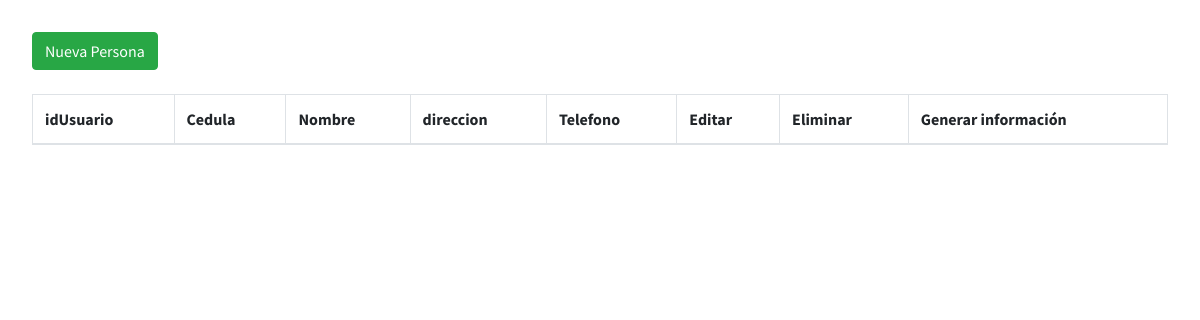
Page /registroUsuario/index.php on the earlier database version.
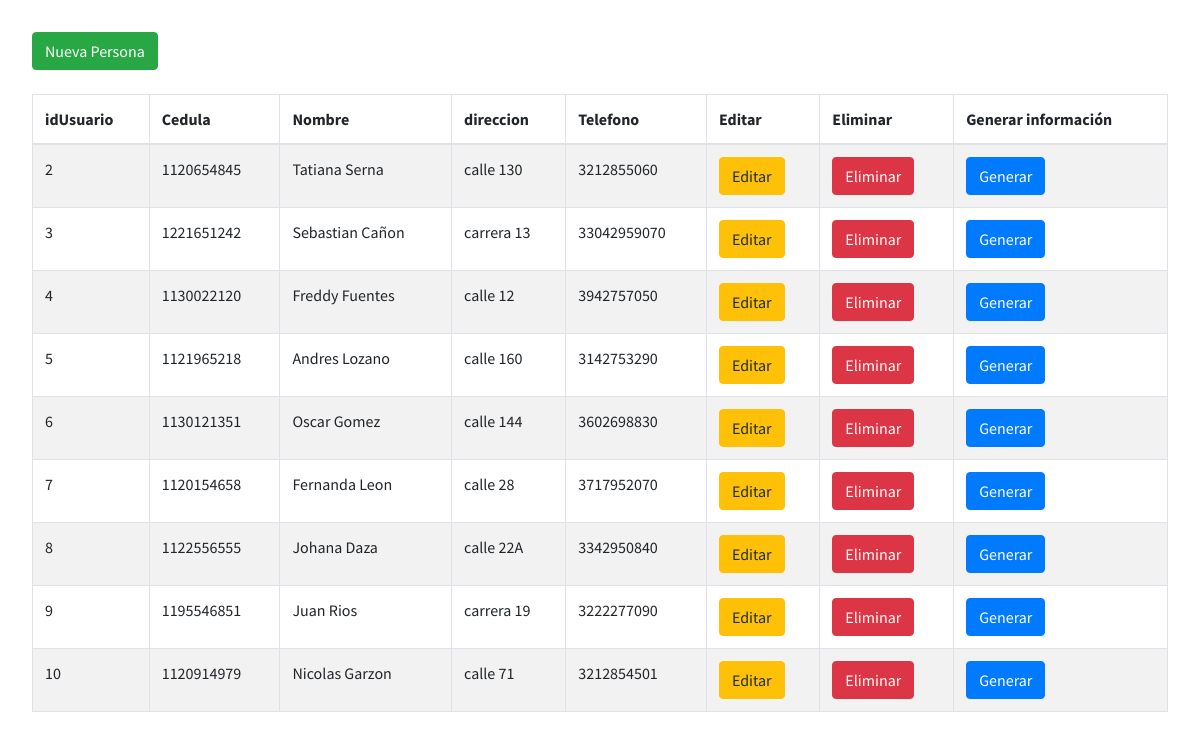
Same page on the later database version.
### tables this page shows
create table persona(
idPersona int(11) unsigned primary key,
cedula int (11) unsigned unique,
nombre varchar(100) not null,
direccion varchar(40),
telefono varchar(11)
);

### registroUsuario/index.php (the view, shortened to what this page needs)
<?php
include "../conexion.php";
?>
<!DOCTYPE html>
<html>
<head>
	<link rel="stylesheet" href="../plugins/fontawesome-free/css/all.min.css">
	<link rel="stylesheet" href="https://code.ionicframework.com/ionicons/2.0.1/css/ionicons.min.css">
	<link rel="stylesheet" href="../plugins/datatables-bs4/css/dataTables.bootstrap4.css">
	<link rel="stylesheet" href="../dist/css/adminlte.min.css">
	<link rel="stylesheet" href="../plugins/sweetalert2-theme-bootstrap-4/bootstrap-4.min.css">
	<link rel="stylesheet" href="../plugins/toastr/toastr.min.css">
</head>
<div id="contenidos" style="margin: 1rem;padding: 1rem;">
	<input type="button" class="btn btn-success" value="Nueva Persona" onClick="abrir_modal();"><br /><br />
	<table id="tabla1" class="table table-striped table-bordered" style="width:100%">
		<thead>
			<tr>
				<th>idUsuario</th>
				<th>Cedula</th>
				<th>Nombre</th>
				<th>direccion</th>
				<th>Telefono</th>
				<th>Editar</th>
				<th>Eliminar</th>
				<th>Generar información</th>
			</tr>
		</thead>
		<tbody>
			<?php
			$persona = mysqli_query($conn, "SELECT * FROM persona ");
			while ($rowpersona = mysqli_fetch_array($persona)) {
			?>
				<tr>
					<td><?= $rowpersona['idPersona'] ?></td>
					<td><?= $rowpersona['cedula'] ?></td>
					<td><?= $rowpersona['nombre'] ?></td>
					<td><?= $rowpersona['direccion'] ?></td>
					<td><?= $rowpersona['telefono'] ?></td>
					<td><input type="button" value="Editar" class="btn btn-warning" onClick="editar_Persona(<?= $rowpersona['idPersona'] ?>,'<?= $rowpersona['cedula'] ?>','<?= $rowpersona['nombre'] ?>','<?= $rowpersona['direccion'] ?>','<?= $rowpersona['telefono'] ?>');"/></td>
					<td><input type="button" value="Eliminar" class="btn btn-danger" onClick="eliminar_Persona(this,<?= $rowpersona['idPersona'] ?>);" /></td>
					<td><input type="button" class="btn btn-primary" value="Generar" onClick="abrir_modal2();"></td>
				</tr>
			<?php
			}
			?>
		</tbody>
	</table>
</div>
</html>

Differences in the rows shown:
added persona: idPersona "2", cedula "1120654845", nombre "Tatiana Serna", direccion "calle 130", telefono "3212855060"
added persona: idPersona "3", cedula "1221651242", nombre "Sebastian Cañon", direccion "carrera 13", telefono "33042959070"
added persona: idPersona "4", cedula "1130022120", nombre "Freddy Fuentes", direccion "calle 12", telefono "3942757050"
added persona: idPersona "5", cedula "1121965218", nombre "Andres Lozano", direccion "calle 160", telefono "3142753290"
added persona: idPersona "6", cedula "1130121351", nombre "Oscar Gomez", direccion "calle 144", telefono "3602698830"
added persona: idPersona "7", cedula "1120154658", nombre "Fernanda Leon", direccion "calle 28", telefono "3717952070"
added persona: idPersona "8", cedula "1122556555", nombre "Johana Daza", direccion "calle 22A", telefono "3342950840"
added persona: idPersona "9", cedula "1195546851", nombre "Juan Rios", direccion "carrera 19", telefono "3222277090"
added persona: idPersona "10", cedula "1120914979", nombre "Nicolas Garzon", direccion "calle 71", telefono "3212854501"
